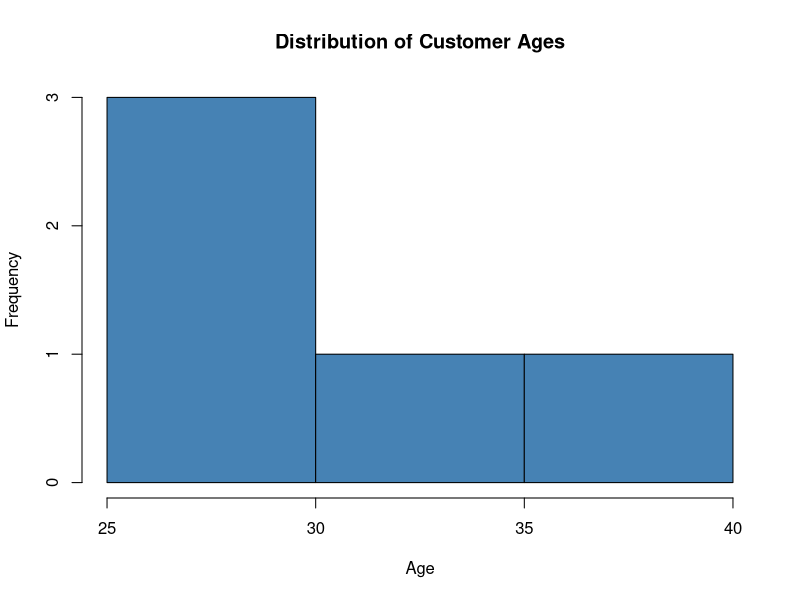
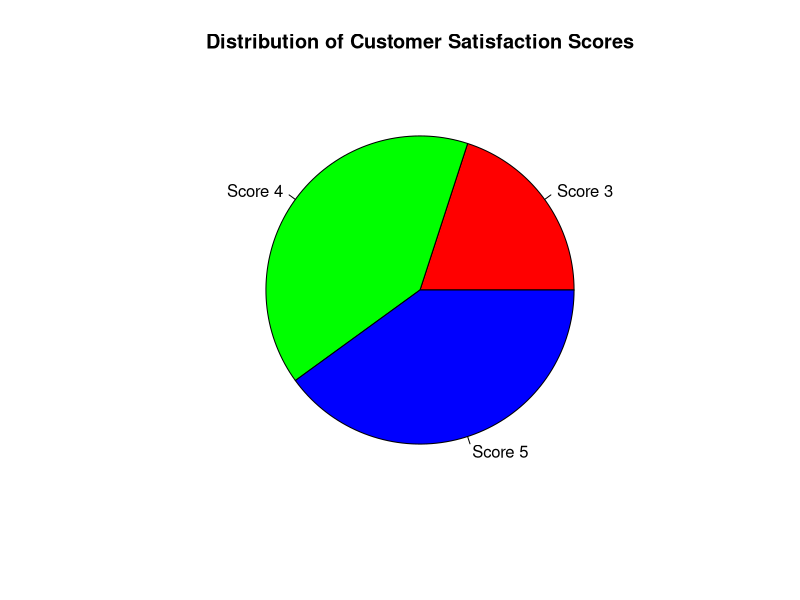
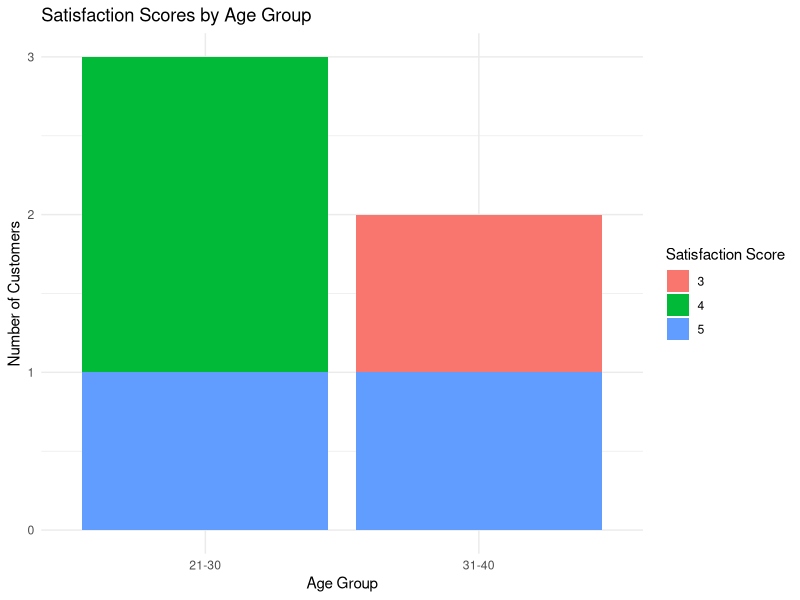
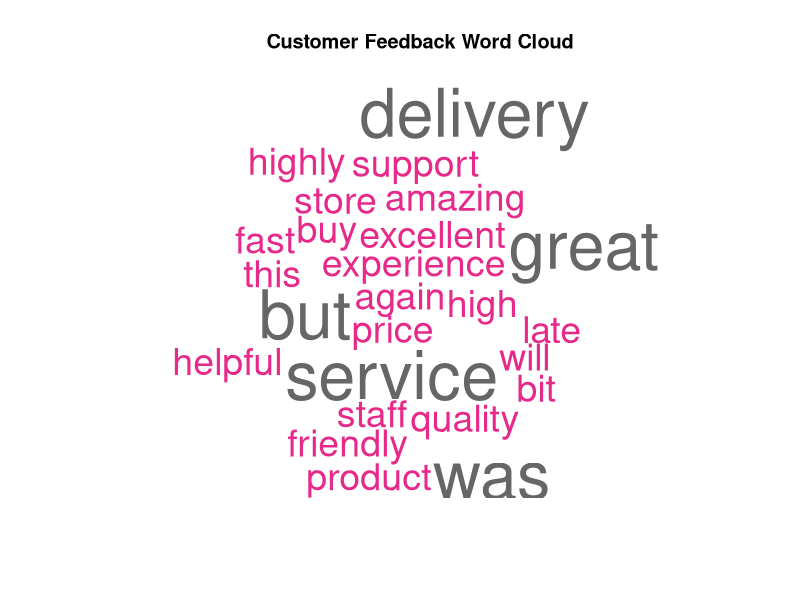

Source code (R) for these figures, in order:
library(ggplot2)
library(wordcloud)
library(tm)
library(dplyr)

# ---- Given dataset: Customer Satisfaction ----
df <- data.frame(
  CustomerID = 1:5,
  Age = c(25, 30, 35, 28, 40),
  SatisfactionScore = c(4, 5, 3, 4, 5)
)

# ---- Task 4 needs open-ended feedback text - not in the given table,
#      so sample feedback strings are assumed here ----
feedback <- c(
  "great service fast delivery friendly staff",
  "product quality excellent will buy again",
  "delivery was late but support was helpful",
  "amazing experience highly recommend this store",
  "price a bit high but service is great"
)

# 1. Histogram - distribution of customer ages
hist(df$Age, breaks=5, col="steelblue", border="black",
     main="Distribution of Customer Ages", xlab="Age", ylab="Frequency")

# 2. Pie chart - distribution of satisfaction scores
score_counts <- table(df$SatisfactionScore)
pie(score_counts, labels=paste0("Score ", names(score_counts)),
    main="Distribution of Customer Satisfaction Scores",
    col=rainbow(length(score_counts)))

# 3. Stacked bar chart - satisfaction scores by age group
df$AgeGroup <- cut(df$Age, breaks=c(20,30,40,50), labels=c('21-30','31-40','41-50'))
stacked <- df %>% group_by(AgeGroup, SatisfactionScore) %>% summarise(Count=n(), .groups='drop')

p3 <- ggplot(stacked, aes(x=AgeGroup, y=Count, fill=factor(SatisfactionScore))) +
  geom_col() +
  labs(title="Satisfaction Scores by Age Group", x="Age Group", y="Number of Customers",
       fill="Satisfaction Score") +
  theme_minimal()
print(p3)

# 4. Word cloud - prevalent sentiments from open-ended feedback
corpus <- Corpus(VectorSource(feedback))
corpus <- tm_map(corpus, content_transformer(tolower))
tdm <- TermDocumentMatrix(corpus)
word_freq <- sort(rowSums(as.matrix(tdm)), decreasing=TRUE)
wordcloud(names(word_freq), word_freq, min.freq=1, colors=brewer.pal(8, "Dark2"))
title("Customer Feedback Word Cloud")
